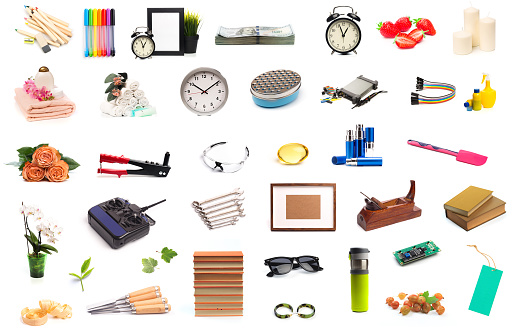
#> input picture 2025-10-05_taller_cv_3d/assets/3/image.jpg, 514 x 335 px, given in place of the camera
$ python webcam_filters_sliders.py   (older library calls are emulated)
#> lines starting #> are read from the running program, lines starting #| are printed output that depends on the picture
import cv2
import numpy as np

# Inicializar webcam
cap = cv2.VideoCapture(0)

# Crear ventana
cv2.namedWindow("Filtros en vivo")

# --- Función vacía para los sliders ---
def nothing(x):
    pass

# --- Sliders principales ---
cv2.createTrackbar("Blur", "Filtros en vivo", 1, 20, nothing)
cv2.createTrackbar("Sharpen", "Filtros en vivo", 0, 5, nothing)
#> slider 'Sharpen' is set to 1
cv2.createTrackbar("Sobel", "Filtros en vivo", 0, 1, nothing)       # 0=OFF, 1=ON
#> slider 'Sobel' is set to 1
cv2.createTrackbar("Laplaciano", "Filtros en vivo", 0, 1, nothing)  # 0=OFF, 1=ON
#> slider 'Laplaciano' is set to 1

while True:
    ret, frame = cap.read()
#> frame is the input picture: shape (335, 514, 3); mean B, G, R 217.9, 224.3, 230.1
    if not ret:
        print("No se pudo acceder a la cámara.")
        break

    gray = cv2.cvtColor(frame, cv2.COLOR_BGR2GRAY)

    # --- Leer sliders ---
    blur_value = cv2.getTrackbarPos("Blur", "Filtros en vivo")
    sharpen_value = cv2.getTrackbarPos("Sharpen", "Filtros en vivo")
    sobel_on = cv2.getTrackbarPos("Sobel", "Filtros en vivo")
    lap_on = cv2.getTrackbarPos("Laplaciano", "Filtros en vivo")

    # --- Filtro Blur ---
    if blur_value > 0:
        gray = cv2.GaussianBlur(gray, (2 * blur_value + 1, 2 * blur_value + 1), 0)
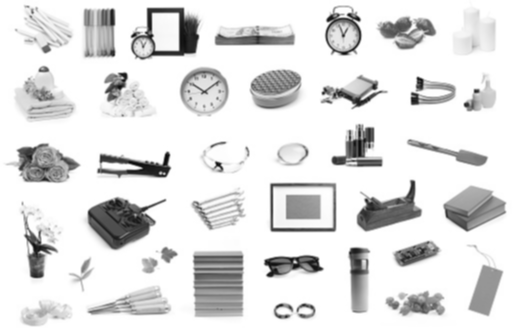
#> gray: shape (335, 514); min 10, max 255, mean 225.3

    # --- Filtro Sharpen ---
    if sharpen_value > 0:
        kernel = np.array([[0, -1, 0],
                           [-1, 5 + sharpen_value, -1],
                           [0, -1, 0]])
        gray = cv2.filter2D(gray, -1, kernel)
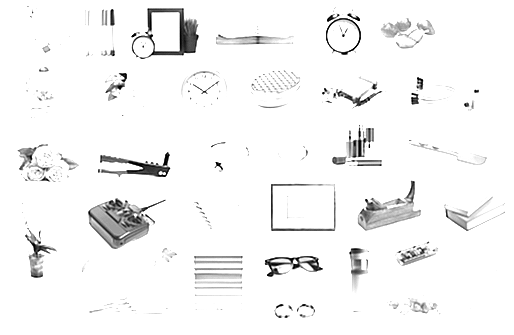
#> gray: shape (335, 514); min 0, max 255, mean 245.1

    # --- Filtro Sobel ---
    if sobel_on == 1:
        sobelx = cv2.Sobel(gray, cv2.CV_64F, 1, 0, ksize=3)
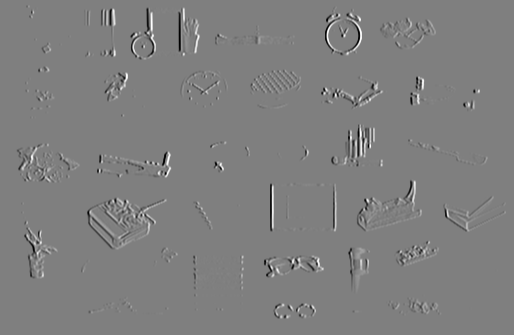
#> sobelx: shape (335, 514) float64; min -1020, max 1020, mean 0; drawn with min black and max white
        sobely = cv2.Sobel(gray, cv2.CV_64F, 0, 1, ksize=3)
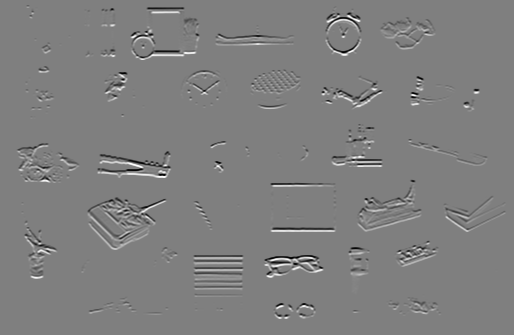
#> sobely: shape (335, 514) float64; min -1020, max 1020, mean 0; drawn with min black and max white
        sobel = cv2.addWeighted(cv2.convertScaleAbs(sobelx), 0.5,
                                cv2.convertScaleAbs(sobely), 0.5, 0)
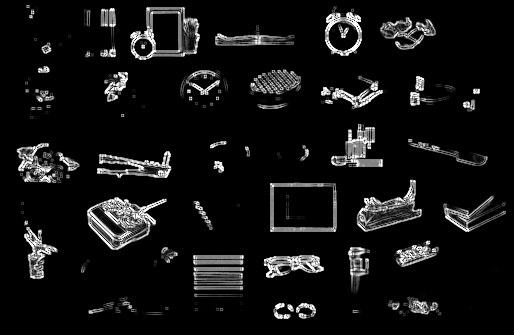
#> sobel: shape (335, 514); min 0, max 255, mean 18.9
        gray = sobel

    # --- Filtro Laplaciano ---
    if lap_on == 1:
        lap = cv2.Laplacian(gray, cv2.CV_64F)
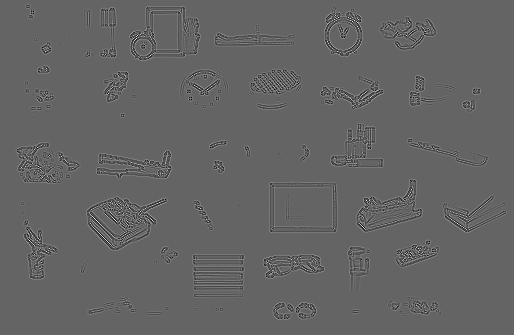
#> lap: shape (335, 514) float64; min -641, max 992, mean 0; drawn with min black and max white
        gray = cv2.convertScaleAbs(lap)
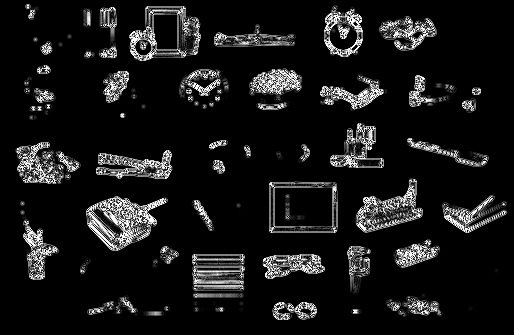
#> gray: shape (335, 514); min 0, max 255, mean 23.3

    # --- Mostrar resultado ---
    cv2.imshow("Filtros en vivo", gray)

    # Salir con ESC
    if cv2.waitKey(1) & 0xFF == 27:
#> (key Esc is pressed here)
        break

# Liberar cámara
cap.release()
cv2.destroyAllWindows()
